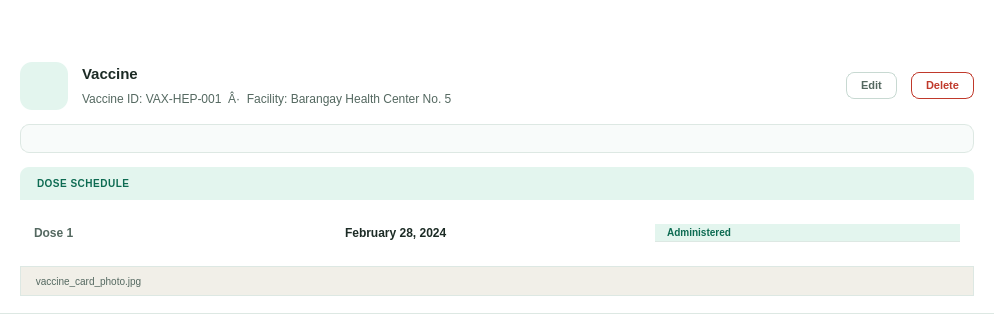
<?xml version="1.0" encoding="UTF-8"?>
<ui version="4.0">
 <class>vaxCard</class>
 <widget class="QFrame" name="vaxCard">
  <property name="geometry">
   <rect>
    <x>0</x>
    <y>0</y>
    <width>994</width>
    <height>314</height>
   </rect>
  </property>
  <property name="styleSheet">
   <string>
    QFrame#vaxCard {
    background: white;
    border-bottom: 1px solid #DDE8E3;
    }
    QFrame#vaxCard:hover {
    background: #F8FBFA;
    }
  </string>
  </property>
  <layout class="QVBoxLayout">
   <property name="spacing">
    <number>14</number>
   </property>
   <property name="leftMargin">
    <number>20</number>
   </property>
   <property name="topMargin">
    <number>18</number>
   </property>
   <property name="rightMargin">
    <number>20</number>
   </property>
   <property name="bottomMargin">
    <number>18</number>
   </property>
   <item>
    <widget class="QFrame" name="selectionIndicator">
     <property name="minimumSize">
      <size>
       <width>4</width>
       <height>0</height>
      </size>
     </property>
     <property name="maximumSize">
      <size>
       <width>4</width>
       <height>16777215</height>
      </size>
     </property>
     <property name="styleSheet">
      <string>
QFrame {
    background: transparent;
    border-radius: 2px;
}
      </string>
     </property>
    </widget>
   </item>
   <item>
    <layout class="QHBoxLayout">
     <property name="spacing">
      <number>14</number>
     </property>
     <item>
      <widget class="QLabel" name="vaxIco">
       <property name="minimumSize">
        <size>
         <width>48</width>
         <height>48</height>
        </size>
       </property>
       <property name="maximumSize">
        <size>
         <width>48</width>
         <height>48</height>
        </size>
       </property>
       <property name="styleSheet">
        <string>QLabel { background: #E3F5EE; border-radius: 12px; padding: 4px; }</string>
       </property>
       <property name="pixmap">
        <pixmap>../assets/ic_vaccine.svg</pixmap>
       </property>
       <property name="scaledContents">
        <bool>true</bool>
       </property>
      </widget>
     </item>
     <item>
      <layout class="QVBoxLayout">
       <property name="spacing">
        <number>3</number>
       </property>
       <item>
        <widget class="QLabel" name="lblVaccineName">
         <property name="styleSheet">
          <string>QLabel { font-size: 15px; font-weight: bold; color: #1C2B25; }</string>
         </property>
         <property name="text">
          <string>Vaccine</string>
         </property>
        </widget>
       </item>
       <item>
        <widget class="QLabel" name="lblVaccineMeta">
         <property name="styleSheet">
          <string>QLabel { font-size: 12px; color: #546860; }</string>
         </property>
         <property name="text">
          <string>Vaccine ID: VAX-HEP-001  Â·  Facility: Barangay Health Center No. 5</string>
         </property>
        </widget>
       </item>
      </layout>
     </item>
     <item>
      <spacer>
       <property name="orientation">
        <enum>Qt::Orientation::Horizontal</enum>
       </property>
       <property name="sizeHint" stdset="0">
        <size>
         <width>0</width>
         <height>0</height>
        </size>
       </property>
      </spacer>
     </item>
      <item>
       <widget class="QPushButton" name="btnEdit">
        <property name="styleSheet">
         <string>QPushButton { background: transparent; color: #546860; font-size: 11px; font-weight: 600; border: 1px solid #C8D9D2; border-radius: 8px; padding: 6px 14px; } QPushButton:hover { background: #E3F5EE; }</string>
        </property>
        <property name="text">
         <string>Edit</string>
        </property>
       </widget>
      </item>
      <item>
       <widget class="QPushButton" name="btnDeleteVax">
        <property name="styleSheet">
         <string>QPushButton { background: transparent; color: #C0392B; font-size: 11px; font-weight: 600; border: 1px solid #C0392B; border-radius: 8px; padding: 6px 14px; } QPushButton:hover { background: #FDECEB; }</string>
        </property>
        <property name="text">
         <string>Delete</string>
        </property>
       </widget>
      </item>
     </layout>
   </item>
   <item>
    <widget class="QFrame" name="doseSchedule">
     <property name="styleSheet">
      <string>QFrame#doseSchedule { background: #F8FBFA; border: 1px solid #DDE8E3; border-radius: 9px; }</string>
     </property>
     <layout class="QVBoxLayout">
      <property name="spacing">
       <number>0</number>
      </property>
      <property name="leftMargin">
       <number>0</number>
      </property>
      <property name="topMargin">
       <number>0</number>
      </property>
      <property name="rightMargin">
       <number>0</number>
      </property>
      <property name="bottomMargin">
       <number>0</number>
      </property>
     </layout>
    </widget>
   </item>
   <item>
    <layout class="QHBoxLayout">
     <property name="spacing">
      <number>4</number>
     </property>
    </layout>
   </item>
   <item>
    <spacer>
     <property name="orientation">
      <enum>Qt::Orientation::Horizontal</enum>
     </property>
     <property name="sizeHint" stdset="0">
      <size>
       <width>0</width>
       <height>0</height>
      </size>
     </property>
    </spacer>
   </item>
   <item>
    <widget class="QLabel" name="dsHead">
     <property name="styleSheet">
      <string>QLabel { background: #E3F5EE; color: #0D6B52; font-size: 10px; font-weight: bold; letter-spacing: 0.5px; padding: 10px 14px; border-top-left-radius: 9px; border-top-right-radius: 9px; }</string>
     </property>
     <property name="text">
      <string>DOSE SCHEDULE</string>
     </property>
    </widget>
   </item>
   <item>
    <widget class="QFrame" name="dsRow1">
     <property name="styleSheet">
      <string>QFrame { border-bottom: 1px solid #DDE8E3; }</string>
     </property>
     <layout class="QHBoxLayout">
      <property name="leftMargin">
       <number>14</number>
      </property>
      <property name="topMargin">
       <number>10</number>
      </property>
      <property name="rightMargin">
       <number>14</number>
      </property>
      <property name="bottomMargin">
       <number>10</number>
      </property>
      <item>
       <widget class="QLabel" name="lblDose">
        <property name="styleSheet">
         <string>QLabel { font-size: 12px; color: #546860; font-weight: 500; }</string>
        </property>
        <property name="text">
         <string>Dose 1</string>
        </property>
       </widget>
      </item>
      <item>
       <widget class="QLabel" name="lblDoseDate">
        <property name="styleSheet">
         <string>QLabel { font-size: 12px; font-weight: bold; color: #1C2B25; }</string>
        </property>
        <property name="text">
         <string>February 28, 2024</string>
        </property>
       </widget>
      </item>
      <item>
       <widget class="QLabel" name="lblDoseStatus">
        <property name="styleSheet">
         <string>QLabel { background: #E3F5EE; color: #0D6B52; font-size: 10px; font-weight: bold; border-radius: 20px; padding: 2px 4px; }</string>
        </property>
        <property name="text">
         <string>  Administered  </string>
        </property>
       </widget>
      </item>
     </layout>
    </widget>
   </item>
   <item>
    <widget class="QLabel" name="lblVaxCardPhoto">
     <property name="styleSheet">
      <string>QLabel { background: #F1EFE8; border: 1px solid #DDE8E3; border-radius: 20px; font-size: 10px; color: #546860; padding: 3px 10px; }</string>
     </property>
     <property name="text">
      <string> vaccine_card_photo.jpg</string>
     </property>
    </widget>
   </item>
  </layout>
 </widget>
 <resources/>
 <connections/>
</ui>
